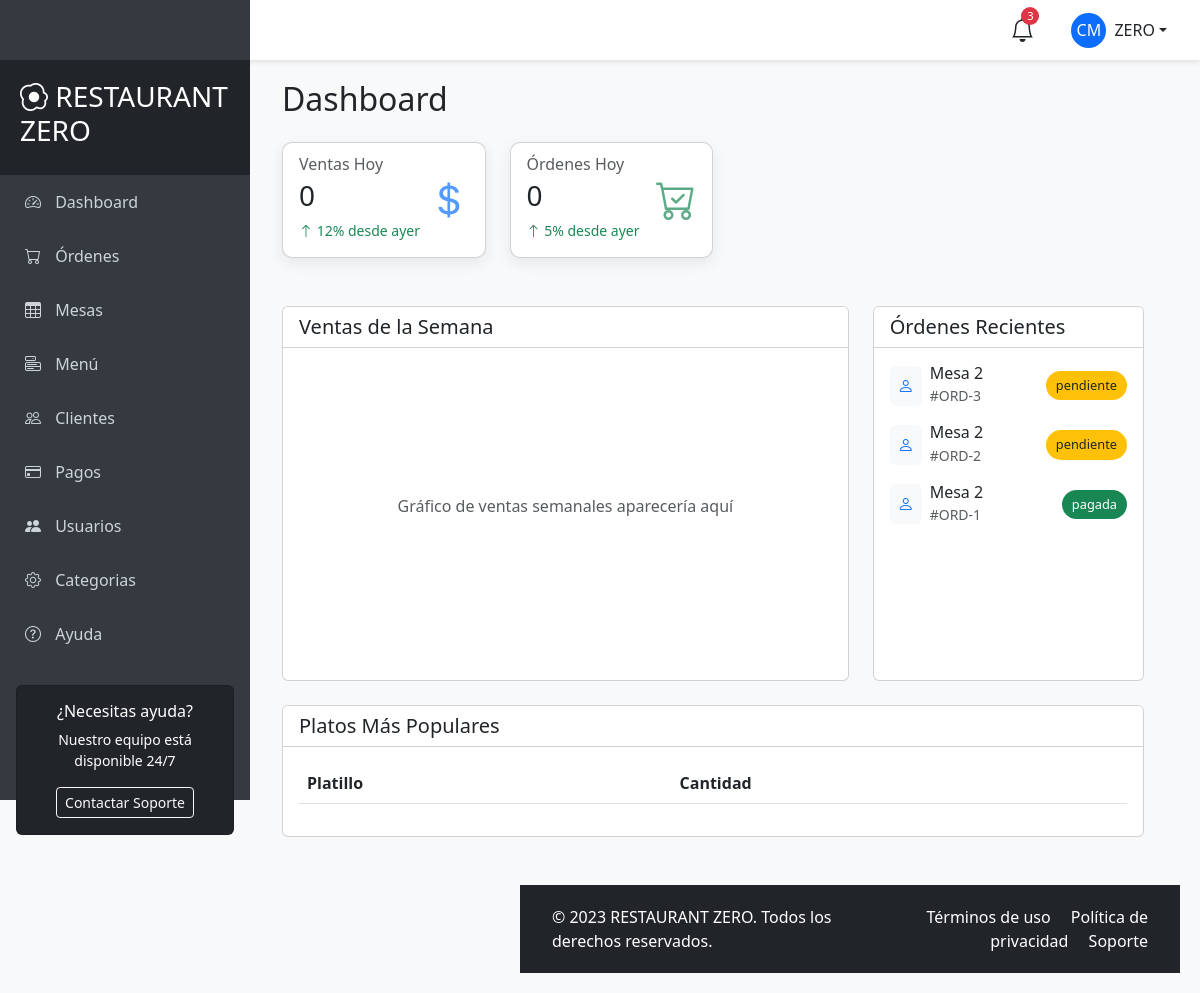
The app's page /dashboard/ (signed in) with its own data.
### apps/accounts/models.py (models this page shows)
class AppUser(AbstractUser):
    pass

### apps/ordenes/models.py (models this page shows, shortened)
class Orden(models.Model):
    empleado = models.ForeignKey(AppUser, on_delete=models.CASCADE, related_name='ordenes')
    mesa = models.ForeignKey(Mesa, on_delete=models.CASCADE, related_name='ordenes')
    fecha_hora = models.DateTimeField(auto_now_add=True)
    estatus = models.CharField(max_length=50, default='pendiente')

class Mesa(models.Model):
    nombre = models.CharField(max_length=100, null=False)
    capacidad = models.IntegerField(null=False)
    estado = models.ForeignKey(MesaEstado, on_delete=models.CASCADE, related_name='mesas_estado')

### restaurante_v1/views.py (the view)
# urls.py: path('dashboard/', views.index_user, name='index_user'),
@login_required(login_url='accounts:login')
def index_user(request):
    ordenes_hoy = Orden.objects.filter(estatus='pagada', fecha_hora__date=datetime.today())
    total_sales = sum(orden.total for orden in ordenes_hoy)
    cantidad_ordenes = ordenes_hoy.count()
    ordenes_semana = Orden.objects.filter(
        estatus='pagada', fecha_hora__week=datetime.today().isocalendar()[1]
    )
    dias_semana = [datetime.today() - timedelta(days=datetime.today().isocalendar()[2] - 1) + timedelta(days=i) for i in range(7)]
    ventas_por_dia = []
    for dia in dias_semana:
        ventas_dia = ordenes_semana.filter(fecha_hora__date=dia.date()).aggregate(total=Sum(models.F('detalles__cantidad') * models.F('detalles__precio_unitario')))['total'] or 0
        ventas_por_dia.append({'dia': dia.strftime('%Y-%m-%d'), 'total': ventas_dia})
    ultimas_ordenes = Orden.objects.all().order_by('-fecha_hora')[:5]
    platillos_mas_vendidos = Orden.objects.filter(estatus='pagada').values('detalles__platillo__nombre').annotate(total_vendido=Sum('detalles__cantidad')).order_by('-total_vendido')[:10]
    context = {
        'ventas_totales': total_sales,
        'cantidad_ordenes': cantidad_ordenes,
        'ordenes_semana': ordenes_semana,
        'ventas_por_dia': ventas_por_dia,
        'ultimas_ordenes': ultimas_ordenes,
        'platillos_mas_vendidos': platillos_mas_vendidos,
    }
    return render(request, 'main/main_index.html', context)

### templates/main/main_index.html (shortened to what this page needs)
{% extends 'main/base_user.html' %}
{% block content %}
<div class="row mb-4">
    <div class="col-12">
        <h2 class="mb-4">Dashboard</h2>
        <div class="row g-4 mb-4">
            <div class="col-md-3">
                <div class="stat-card card bg-white">
                    <div class="card-body">
                        <div class="d-flex justify-content-between align-items-center">
                            <div>
                                <h6 class="card-subtitle mb-1 text-muted">Ventas Hoy</h6>
                                <h3 class="card-title">{{ventas_totales}}</h3>
                                <p class="card-text small text-success"><i class="bi bi-arrow-up"></i> 12% desde ayer</p>
                            </div>
                            <div class="card-icon text-primary">
                                <i class="bi bi-currency-dollar"></i>
                            </div>
                        </div>
                    </div>
                </div>
            </div>
            <div class="col-md-3">
                <div class="stat-card card bg-white">
                    <div class="card-body">
                        <div class="d-flex justify-content-between align-items-center">
                            <div>
                                <h6 class="card-subtitle mb-1 text-muted">Órdenes Hoy</h6>
                                <h3 class="card-title">{{cantidad_ordenes}}</h3>
                                <p class="card-text small text-success"><i class="bi bi-arrow-up"></i> 5% desde ayer</p>
                            </div>
                            <div class="card-icon text-success">
                                <i class="bi bi-cart-check"></i>
                            </div>
                        </div>
                    </div>
                </div>
            </div>
        <div class="row g-4">
            <div class="col-md-8">
                <div class="card h-100">
                    <div class="card-header bg-white">
                        <h5 class="card-title mb-0">Ventas de la Semana</h5>
                    </div>
                    <div class="card-body">
                        <div class="d-flex align-items-center justify-content-center" style="height: 300px;">
                            <p class="text-muted">Gráfico de ventas semanales aparecería aquí</p>
                        </div>
                    </div>
                </div>
            </div>
            <div class="col-md-4">
                <div class="card h-100">
                    <div class="card-header bg-white">
                        <h5 class="card-title mb-0">Órdenes Recientes</h5>
                    </div>
                    <div class="card-body recent-orders">
                        {% for orden in ultimas_ordenes %}
                            <div class="d-flex justify-content-between align-items-center mb-3">
                                <div class="d-flex align-items-center">
                                    <div class="bg-light rounded p-2 me-2">
                                        <i class="bi bi-person text-primary"></i>
                                    </div>
                                    <div>
                                        <h6 class="mb-0">{{orden.mesa.nombre}}</h6>
                                        <small class="text-muted">#ORD-{{ orden.id }}</small>
                                    </div>
                                </div>
                                <span class="order-status-badge {% if orden.estatus == 'pagada' %}bg-success text-white{% elif orden.estatus == 'pendiente' %}bg-warning text-dark{% else %}bg-danger text-white{% endif %}">{{ orden.estatus }}</span>
                            </div>
                        {% endfor %}
                    </div>
                </div>
            </div>
        </div>
        <div class="row mt-4">
            <div class="col-12">
                <div class="card">
                    <div class="card-header bg-white">
                        <h5 class="card-title mb-0">Platos Más Populares</h5>
                    </div>
                    <div class="card-body">
                        <div class="table-responsive">
                            <table class="table table-hover">
                                <thead>
                                    <tr>
                                        <th>Platillo</th>
                                        <th>Cantidad</th>
                                    </tr>
                                </thead>
                            </table>
                        </div>
                    </div>
                </div>
            </div>
        </div>
    </div>
</div>
{% endblock %}

### templates/main/base_user.html (shortened to what this page needs)
<!DOCTYPE html>
<html lang="es">
<head>
    <link href="https://cdn.jsdelivr.net/npm/bootstrap@5.3.0/dist/css/bootstrap.min.css" rel="stylesheet">
    <link rel="stylesheet" href="https://cdn.jsdelivr.net/npm/bootstrap-icons@1.10.0/font/bootstrap-icons.css">
</head>
<body>
    <nav id="sidebar">
        <div class="sidebar-header">
            <h3><i class="bi bi-egg-fried"></i> RESTAURANT ZERO</h3>
        </div>
        <ul class="list-unstyled">
            <li class="active"><a href="#"><i class="bi bi-speedometer2"></i> Dashboard</a></li>
            <li><a href="{% url 'ordenes:ordenes_list' %}"><i class="bi bi-cart"></i> Órdenes</a></li>
            <li><a href="{% url 'ordenes:mesas_list' %}"><i class="bi bi-table"></i> Mesas</a></li>
            <li><a href="{% url 'platillos:platillos_list' %}"><i class="bi bi-menu-button"></i> Menú</a></li>
            <li><a href="#"><i class="bi bi-people"></i> Clientes</a></li>
            <li><a href="{% url 'ordenes:pagos_list' %}"><i class="bi bi-credit-card"></i> Pagos</a></li>
            <li><a href="{% url 'accounts:user_list' %}"><i class="bi bi-people-fill"></i> Usuarios</a> </li>
            <li><a href="{% url 'platillos:categoria_list' %}"><i class="bi bi-gear"></i> Categorias</a></li>
            <li><a href="#"><i class="bi bi-question-circle"></i> Ayuda</a></li>
        </ul>
        <div class="px-3 mt-4">
            <div class="card bg-dark text-white">
                <div class="card-body text-center">
                    <h6>¿Necesitas ayuda?</h6>
                    <p class="small">Nuestro equipo está disponible 24/7</p>
                    <button class="btn btn-sm btn-outline-light">Contactar Soporte</button>
                </div>
            </div>
        </div>
    </nav>
    <header id="header" class="d-flex align-items-center justify-content-between">
        <button type="button" id="sidebarCollapse" class="btn">
        </button>
        <div class="d-flex align-items-center">
            <div class="position-relative me-4">
                <i class="bi bi-bell fs-4"></i>
                <span class="notification-badge">3</span>
            </div>
            <div class="dropdown">
                <button class="btn dropdown-toggle d-flex align-items-center" type="button" id="userDropdown" data-bs-toggle="dropdown" aria-expanded="false">
                    <div class="rounded-circle bg-primary d-flex align-items-center justify-content-center me-2" style="width: 35px; height: 35px;">
                        <span class="text-white">CM</span>
                    </div>
                    {{ request.user.username }}
                </button>
            </div>
        </div>
    </header>
    <div id="content">
        <div class="container-fluid">
            {% block content %}
            {% endblock %}
        </div>
    </div>
    <footer id="footer" class="bg-dark text-white">
        <div class="container-fluid">
            <div class="row">
                <div class="col-md-6">
                    <p class="mb-0">&copy; 2023 RESTAURANT ZERO. Todos los derechos reservados.</p>
                </div>
                <div class="col-md-6 text-md-end">
                    <p class="mb-0">
                        <a href="#" class="text-white text-decoration-none me-3">Términos de uso</a>
                        <a href="#" class="text-white text-decoration-none me-3">Política de privacidad</a>
                        <a href="#" class="text-white text-decoration-none">Soporte</a>
                    </p>
                </div>
            </div>
        </div>
    </footer>
</body>
</html>

### templates/main/base_user.html (style rules this page uses)
:root { --primary-color: #dc3545; --secondary-color: #ffc107; --sidebar-width: 250px; --header-height: 60px; }
body { font-family: 'Segoe UI', Tahoma, Geneva, Verdana, sans-serif; background-color: #f8f9fa; overflow-x: hidden; }
#sidebar { height: 100vh; width: var(--sidebar-width); position: fixed; top: 0; left: 0; background-color: #343a40; color: white; padding-top: var(--header-height); transition: all 0.3s; z-index: 1000; }
#sidebar .sidebar-header { padding: 20px; background-color: #212529; }
#sidebar ul li a { padding: 15px 25px; display: block; color: #ced4da; text-decoration: none; transition: all 0.3s; }
#sidebar ul li a i { margin-right: 10px; width: 20px; text-align: center; }
#header { height: var(--header-height); position: fixed; top: 0; left: 0; right: 0; background-color: white; box-shadow: 0 2px 5px rgba(0,0,0,0.1); z-index: 900; padding: 0 20px; }
#sidebarCollapse { background: transparent; border: none; color: var(--primary-color); font-size: 1.5rem; }
#content { margin-left: var(--sidebar-width); padding: 20px; padding-top: calc(var(--header-height) + 20px); transition: all 0.3s; min-height: 100vh; }
.stat-card { border-radius: 10px; box-shadow: 0 5px 15px rgba(0,0,0,0.08); transition: transform 0.3s; height: 100%; }
.stat-card .card-icon { font-size: 2.5rem; opacity: 0.7; }
#footer { background-color: #343a40; color: white; padding: 20px; margin-left: var(--sidebar-width); transition: all 0.3s; }
.order-status-badge { padding: 5px 10px; border-radius: 20px; font-size: 0.8rem; }
.recent-orders { max-height: 400px; overflow-y: auto; }
.notification-badge { position: absolute; top: -5px; right: -5px; background-color: var(--primary-color); color: white; border-radius: 50%; width: 18px; height: 18px; font-size: 0.7rem; display: flex; align-items: center; justify-content: center; }

### records on screen
AppUser: user.username "ZERO"
Orden: mesa.nombre "Mesa 2", id "3", estatus "pendiente"
Orden: mesa.nombre "Mesa 2", id "2", estatus "pendiente"
Orden: mesa.nombre "Mesa 2", id "1", estatus "pagada"

### other values on screen
{{ ventas_totales }} "0"
{{ cantidad_ordenes }} "0"
